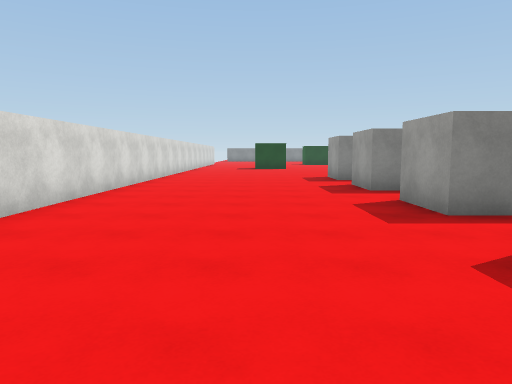
[1] (above)

24 first-person views from a walk through a Unity game level. The camera is 1.5 m above the floor, tilts 6° down and sees 70° across. The floor is counted in squares, 2 m on a side. Each view is taken from the middle of a square. On the plan, view 1 faces up. The plan holds only what a view shows up to about 11 squares ahead; the rest is blank. The place goes on beyond the plan. Surface patterns are stand-ins for the level's own textures.

[2]
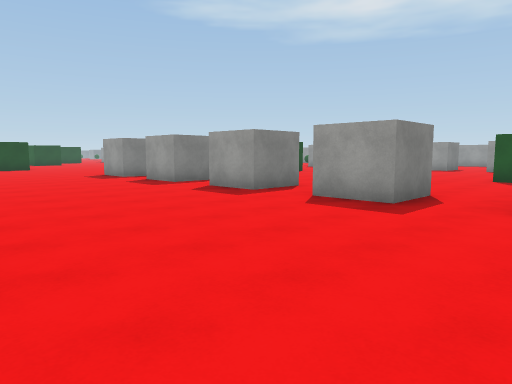

[3]
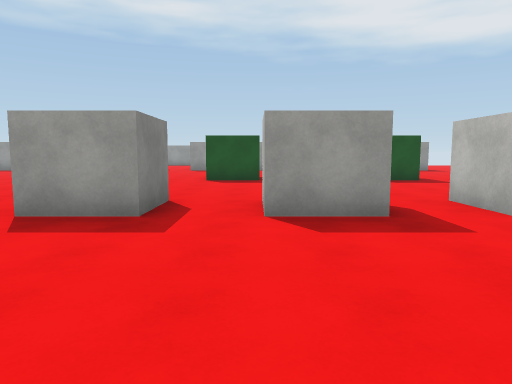

[4]
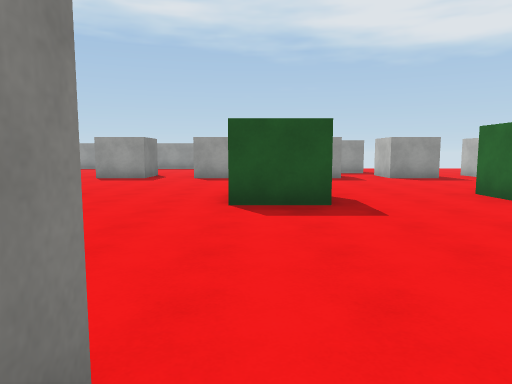

[5]
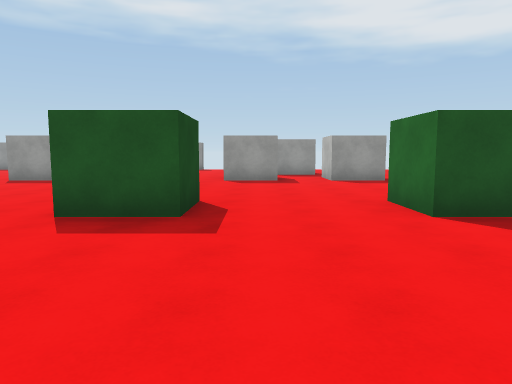

[6]
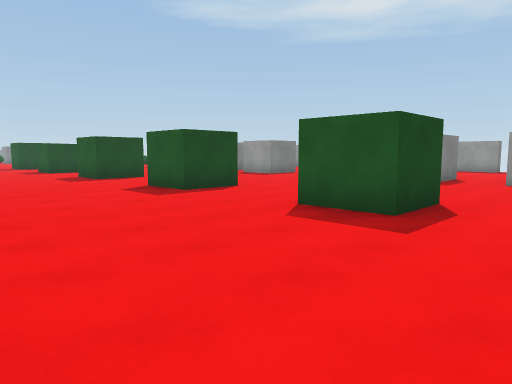

[7]
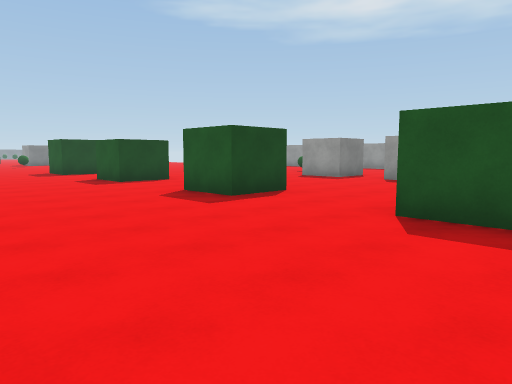

[8]
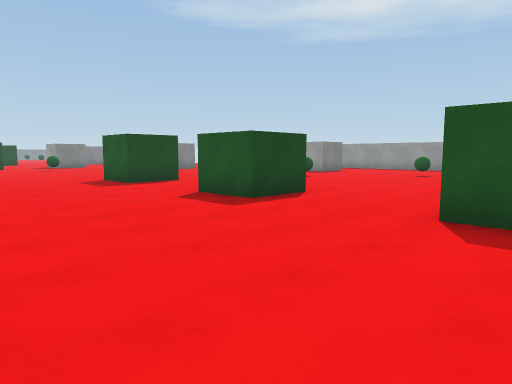

[9]
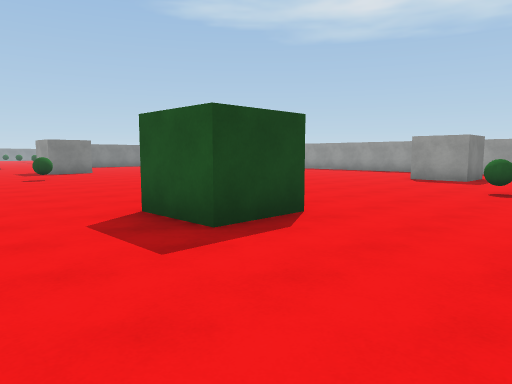

[10]
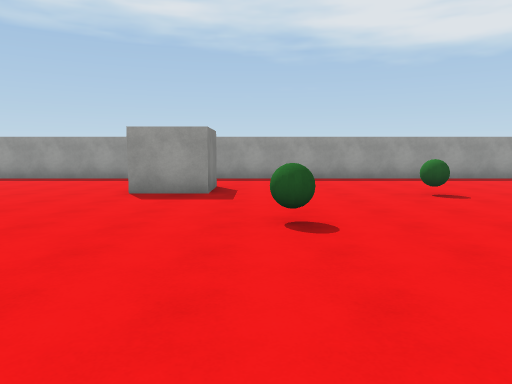

[11]
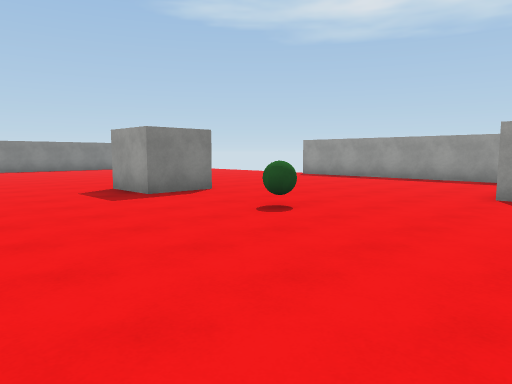

[12]
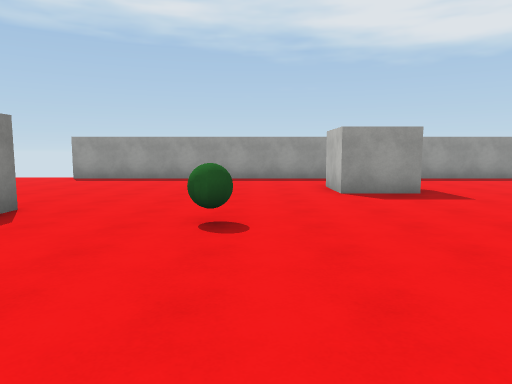

[13]
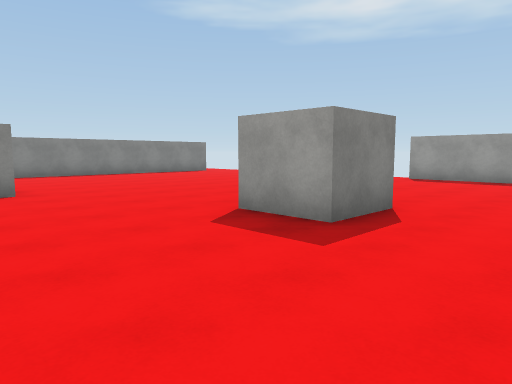

[14]
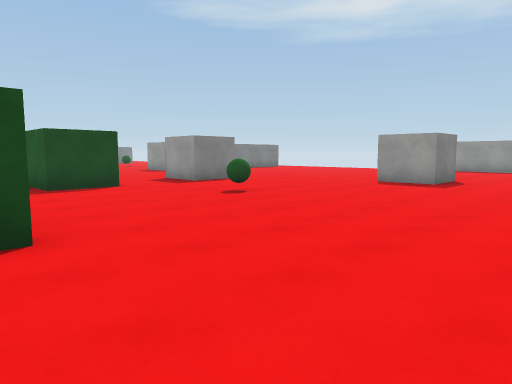

[15]
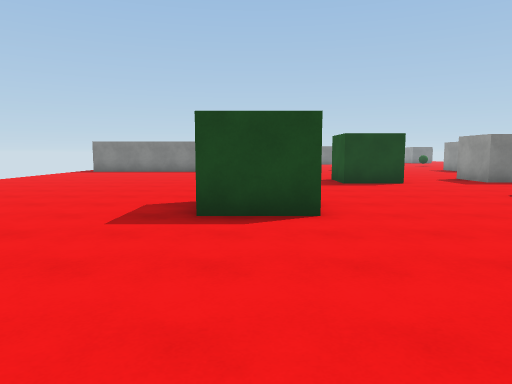

[16]
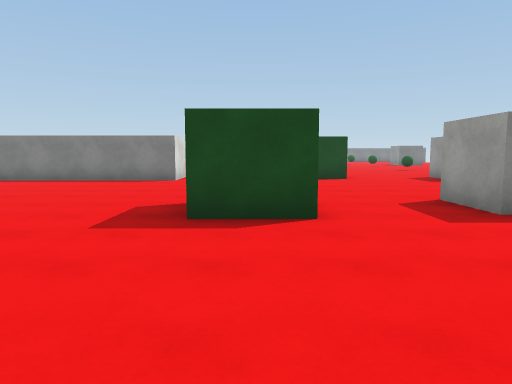

[17]
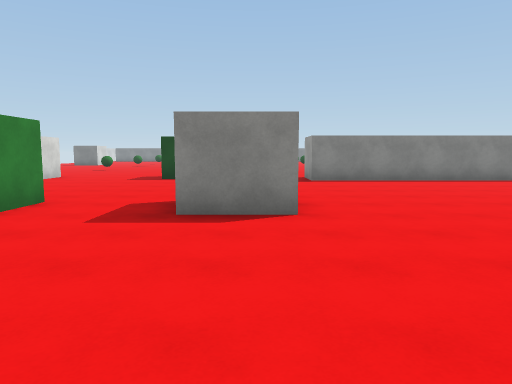

[18]
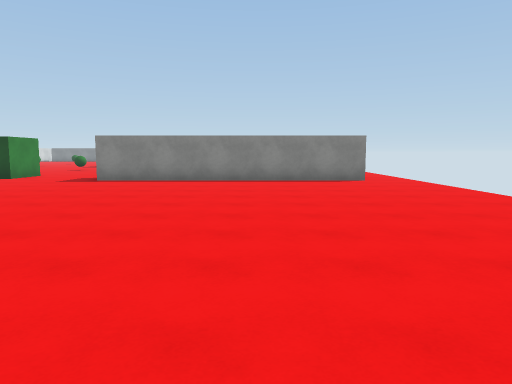

[19]
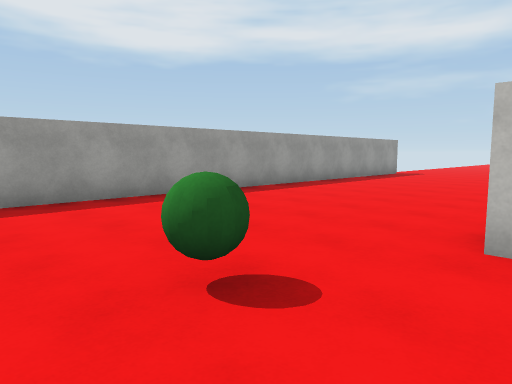

[20]
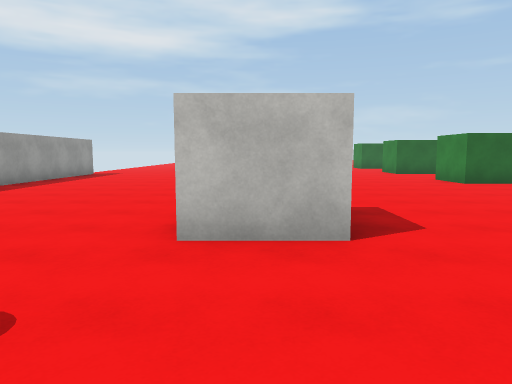

[21]
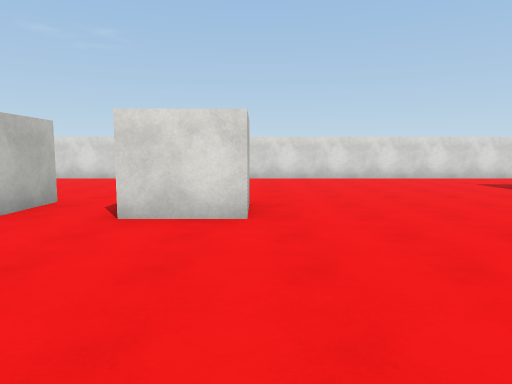

[22]
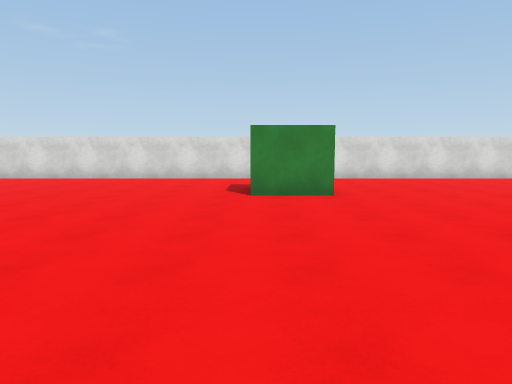

[23]
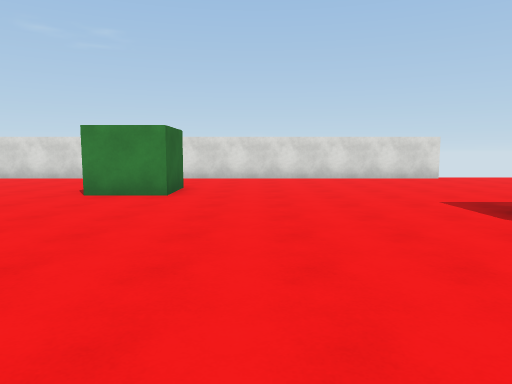

[24]
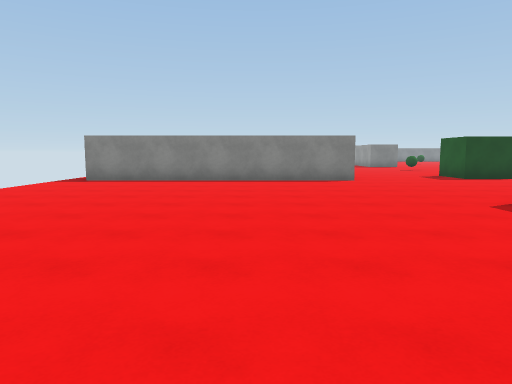

### Floor plan
Points are (right, up) in squares from view 1. A wall is a line through its corners. A room is listed if a view was taken in it or the views show most of it. See-through windows are left out.
Room 1 (views 1, 2, 3, 4, 5, 6, 7, 8, 9, 10, 11, 12, 13, 14, 15, 16, 17, 18, 19, 20, 21, 22, 23, 24)
walls: (9.9, 17.9) (8.3, 17.9) (8.3, 19.5); (9.9, 13.4) (8.3, 13.4) (8.3, 15); (14.1, 11.9) (15.8, 11.9); (9.9, 8.9) (8.3, 8.9) (8.3, 10.5); (2.5, 11.9) (3.8, 11.9) (3.8, 10.4); (2.8, 10.4) (2.3, 10.4) (2.3, 11); (14.2, 8.5) (14.2, 9); (4.9, 24.4) (3.2, 24.4); (18.4, 17.9) (16.9, 17.9) (16.9, 19.4) (18.4, 19.4); (-0.1, 19.4) (1.5, 19.4) (1.5, 17.9); (14.9, 24.2) (13.4, 24.2) (13.4, 25.8); (8.6, 5.9) (9.8, 5.9) (9.8, 4.4) (8.3, 4.4) (8.3, 6); (3.5, 7.4) (2.3, 7.4) (2.3, 8.9) (3.6, 8.9); (14.2, 4.6) (14.2, 6); (3.9, 4.4) (2.3, 4.4) (2.3, 6); (7.8, 29.1) (6.2, 29.1) (6.2, 30.8); (11.6, 29.4) (10, 29.4) (10, 31); (7.7, 30.8) (7.7, 29.6); (3.9, 1.4) (2.3, 1.4) (2.3, 3); (-3, 26.6) (-3, 4.1); (15.8, 1.4) (14.2, 1.4); (9.9, -0.1) (8.3, -0.1) (8.3, 1.5); (21, 3.9) (21, 26.5); (14.2, -1.6) (14.2, 0); (2.3, -1.6) (2.3, -0.1) (3.2, -0.1); (9.8, 35.9) (8.1, 35.9); (2.4, -3.1) (3.9, -3.1); (4.8, 36.1) (4.8, 35.2) (-2.8, 35.2); (8.3, -4.6) (8.3, -3.1) (9.9, -3.1); (14.2, -4.6) (14.2, -3.1) (15.1, -3.1); (20.1, 35.2) (12.6, 35.2) (12.6, 36.1)
objects: green ball (9, 26); green ball (14, 16); green ball (14, 21); green ball (17, 14)

Where each view was taken, in squares from view 1:
view 1: 0 up, 0 right, facing up
view 2: 1 down, 3 left, facing up-right
view 3: 0 up, 2 left, facing right
view 4: 1 up, 3 right, facing right
view 5: 1 down, 4 right, facing right
view 6: 2 down, 4 right, facing up-right
view 7: 4 up, 4 right, facing up-right
view 8: 9 up, 4 right, facing up-right
view 9: 15 up, 6 right, facing up-right
view 10: 17 up, 10 right, facing right
view 11: 18 up, 10 right, facing up-right
view 12: 21 up, 10 right, facing right
view 13: 22 up, 10 right, facing up-right
view 14: 21 up, 4 right, facing up-right
view 15: 20 up, 4 right, facing up
view 16: 25 up, 7 right, facing up
view 17: 25 up, 11 right, facing up
view 18: 25 up, 17 right, facing up
view 19: 15 up, 15 right, facing down-right
view 20: 15 up, 15 right, facing down
view 21: 12 up, 8 right, facing left
view 22: 18 up, 8 right, facing left
view 23: 21 up, 8 right, facing left
view 24: 25 up, 2 right, facing up
